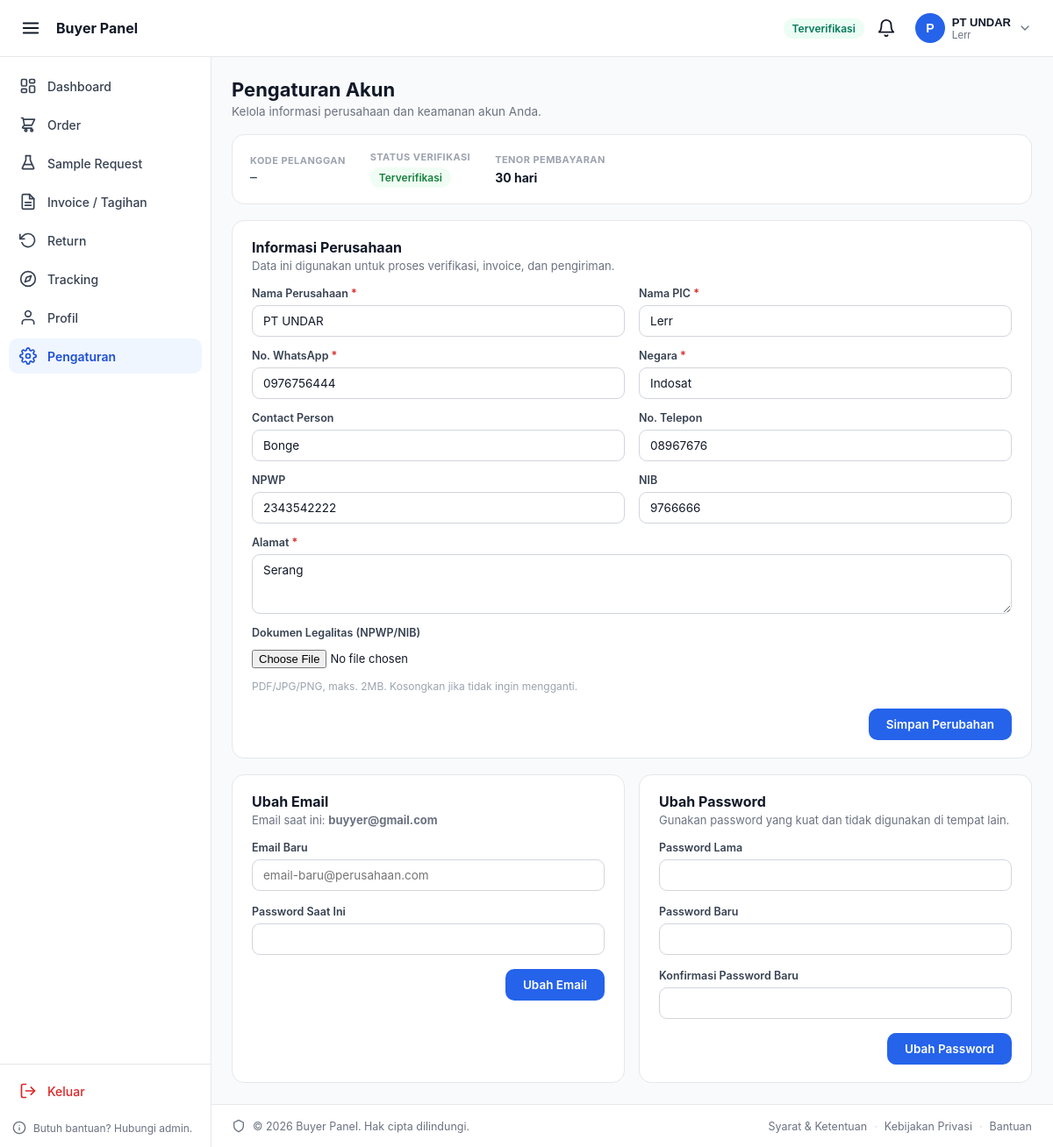
Screenshot of /buyer_panel/settings.php (signed in) with the database file from the repository.
### tables this page shows
CREATE TABLE `buyer_profile` (
  `id_buyer` int(11) NOT NULL,
  `id_user` int(11) NOT NULL,
  `kode_pelanggan` varchar(20) DEFAULT NULL,
  `nama_perusahaan` varchar(150) NOT NULL,
  `nama_pic` varchar(100) NOT NULL,
  `no_whatsapp` varchar(20) NOT NULL,
  `alamat` text NOT NULL,
  `negara` varchar(50) NOT NULL,
  `contact_person` varchar(100) DEFAULT NULL,
  `no_telp` varchar(20) DEFAULT NULL,
  `npwp` varchar(25) DEFAULT NULL,
  `nib` varchar(20) DEFAULT NULL,
  `upload_dokumen` varchar(255) DEFAULT NULL,
  `status_verifikasi` enum('pending','approved','rejected','blocked') NOT NULL DEFAULT 'pending',
  `diverifikasi_oleh` int(11) DEFAULT NULL,
  `tanggal_diblokir` datetime DEFAULT NULL,
  `tenor_hari` int(11) NOT NULL DEFAULT 30
);

CREATE TABLE `users` (
  `id_user` int(11) NOT NULL,
  `email` varchar(100) NOT NULL,
  `password` varchar(255) NOT NULL,
  `role` enum('buyer','marketing','admin') NOT NULL DEFAULT 'buyer',
  `created_at` datetime NOT NULL DEFAULT current_timestamp()
);

### buyer_panel/partials/config.php (called while the page is built, shortened)
<?php
$conn = getDB();
$stmt = $conn->prepare("
    SELECT
        u.id_user,
        u.email,
        u.role,
        bp.id_buyer,
        bp.kode_pelanggan,
        bp.nama_perusahaan,
        bp.nama_pic,
        bp.no_whatsapp,
        bp.status_verifikasi,
        bp.tenor_hari,
        bp.upload_dokumen
    FROM users u
    INNER JOIN buyer_profile bp ON bp.id_user = u.id_user
    WHERE u.id_user = ?
    LIMIT 1
");
$stmt->bind_param('i', $_SESSION['user_id']);
$stmt->execute();
$currentBuyer = $stmt->get_result()->fetch_assoc();

### buyer_panel/settings.php (the view, shortened to what this page needs)
<?php
require_once __DIR__ . '/partials/config.php';
$idBuyer   = (int) ($currentBuyer['id_buyer'] ?? 0);
function getBuyerSettings(mysqli $conn, int $idBuyer): ?array {
    $stmt = $conn->prepare("
        SELECT bp.*, u.email
        FROM buyer_profile bp
        JOIN users u ON u.id_user = bp.id_user
        WHERE bp.id_buyer = ?
    ");
    $stmt->bind_param('i', $idBuyer);
    $stmt->execute();
    $row = $stmt->get_result()->fetch_assoc();
    return $row ?: null;
}
$profile = getBuyerSettings($conn, $idBuyer);
function setVerifBadge(string $s): string {
    $map = [
        'pending'  => ['Menunggu Verifikasi', 'badge-pending'],
        'approved' => ['Terverifikasi',       'badge-done'],
        'rejected' => ['Ditolak',             'badge-cancelled'],
        'blocked'  => ['Diblokir',            'badge-cancelled'],
    ];
    $d = $map[$s] ?? [ucfirst($s), 'badge-pending'];
    return '<span class="bp-badge ' . $d[1] . '">' . $d[0] . '</span>';
}
?>
<!DOCTYPE html>
<html lang="id">
<head>
</head>
<body>
<?php include __DIR__ . '/partials/_header.php'; ?>
<?php include __DIR__ . '/partials/_sidebar.php'; ?>
<div class="bp-content">
    <main class="bp-settings">
        <div class="bp-settings__heading">
            <div>
                <h1>Pengaturan Akun</h1>
                <p>Kelola informasi perusahaan dan keamanan akun Anda.</p>
            </div>
        </div>
        <div class="bp-card bp-status-card">
            <div class="bp-status-card__row">
                <div class="bp-status-card__item">
                    <span class="bp-status-card__label">Kode Pelanggan</span>
                    <span class="bp-mono"><?= htmlspecialchars($profile['kode_pelanggan'] ?: '—') ?></span>
                </div>
                <div class="bp-status-card__item">
                    <span class="bp-status-card__label">Status Verifikasi</span>
                    <?= setVerifBadge($profile['status_verifikasi']) ?>
                </div>
                <div class="bp-status-card__item">
                    <span class="bp-status-card__label">Tenor Pembayaran</span>
                    <span class="bp-status-card__value"><?= (int) $profile['tenor_hari'] ?> hari</span>
                </div>
            </div>
        </div>
        <div class="bp-card bp-form-card">
            <div class="bp-form-card__head">
                <h2>Informasi Perusahaan</h2>
                <p>Data ini digunakan untuk proses verifikasi, invoice, dan pengiriman.</p>
            </div>
            <form method="POST" action="" enctype="multipart/form-data" class="bp-form">
                <div class="bp-form-grid">
                    <div class="bp-field">
                        <label for="nama_perusahaan">Nama Perusahaan <span class="req">*</span></label>
                        <input type="text" id="nama_perusahaan" name="nama_perusahaan" required
                               value="<?= htmlspecialchars($profile['nama_perusahaan']) ?>">
                    </div>
                    <div class="bp-field">
                        <label for="nama_pic">Nama PIC <span class="req">*</span></label>
                        <input type="text" id="nama_pic" name="nama_pic" required
                               value="<?= htmlspecialchars($profile['nama_pic']) ?>">
                    </div>
                    <div class="bp-field">
                        <label for="no_whatsapp">No. WhatsApp <span class="req">*</span></label>
                        <input type="text" id="no_whatsapp" name="no_whatsapp" required
                               value="<?= htmlspecialchars($profile['no_whatsapp']) ?>">
                    </div>
                    <div class="bp-field">
                        <label for="negara">Negara <span class="req">*</span></label>
                        <input type="text" id="negara" name="negara" required
                               value="<?= htmlspecialchars($profile['negara']) ?>">
                    </div>
                    <div class="bp-field">
                        <label for="contact_person">Contact Person</label>
                        <input type="text" id="contact_person" name="contact_person"
                               value="<?= htmlspecialchars($profile['contact_person'] ?? '') ?>">
                    </div>
                    <div class="bp-field">
                        <label for="no_telp">No. Telepon</label>
                        <input type="text" id="no_telp" name="no_telp"
                               value="<?= htmlspecialchars($profile['no_telp'] ?? '') ?>">
                    </div>
                    <div class="bp-field">
                        <label for="npwp">NPWP</label>
                        <input type="text" id="npwp" name="npwp"
                               value="<?= htmlspecialchars($profile['npwp'] ?? '') ?>">
                    </div>
                    <div class="bp-field">
                        <label for="nib">NIB</label>
                        <input type="text" id="nib" name="nib"
                               value="<?= htmlspecialchars($profile['nib'] ?? '') ?>">
                    </div>
                    <div class="bp-field bp-field--full">
                        <label for="alamat">Alamat <span class="req">*</span></label>
                        <textarea id="alamat" name="alamat" rows="3" required><?= htmlspecialchars($profile['alamat']) ?></textarea>
                    </div>
                    <div class="bp-field bp-field--full">
                        <label for="upload_dokumen">Dokumen Legalitas (NPWP/NIB)</label>
                        <input type="file" id="upload_dokumen" name="upload_dokumen" accept=".pdf,.jpg,.jpeg,.png">
                        <span class="bp-field__hint">
                            PDF/JPG/PNG, maks. 2MB. Kosongkan jika tidak ingin mengganti.
                        </span>
                    </div>
                </div>
                <div class="bp-form__actions">
                    <button type="submit" name="update_profile" value="1" class="bp-btn-primary">Simpan Perubahan</button>
                </div>
            </form>
        </div>
        <div class="bp-security-grid">
            <div class="bp-card bp-form-card">
                <div class="bp-form-card__head">
                    <h2>Ubah Email</h2>
                    <p>Email saat ini: <strong><?= htmlspecialchars($profile['email']) ?></strong></p>
                </div>
                <form method="POST" action="" class="bp-form">
                    <div class="bp-field">
                        <label for="email">Email Baru</label>
                        <input type="email" id="email" name="email" required
                               placeholder="email-baru@perusahaan.com">
                    </div>
                    <div class="bp-field">
                        <label for="current_password_email">Password Saat Ini</label>
                        <input type="password" id="current_password_email" name="current_password_email" required>
                    </div>
                    <div class="bp-form__actions">
                        <button type="submit" name="update_email" value="1" class="bp-btn-primary">Ubah Email</button>
                    </div>
                </form>
            </div>
            <div class="bp-card bp-form-card">
                <div class="bp-form-card__head">
                    <h2>Ubah Password</h2>
                    <p>Gunakan password yang kuat dan tidak digunakan di tempat lain.</p>
                </div>
                <form method="POST" action="" class="bp-form">
                    <div class="bp-field">
                        <label for="current_password">Password Lama</label>
                        <input type="password" id="current_password" name="current_password" required>
                    </div>
                    <div class="bp-field">
                        <label for="new_password">Password Baru</label>
                        <input type="password" id="new_password" name="new_password" required minlength="8">
                    </div>
                    <div class="bp-field">
                        <label for="confirm_password">Konfirmasi Password Baru</label>
                        <input type="password" id="confirm_password" name="confirm_password" required minlength="8">
                    </div>
                    <div class="bp-form__actions">
                        <button type="submit" name="update_password" value="1" class="bp-btn-primary">Ubah Password</button>
                    </div>
                </form>
            </div>
        </div>
    </main>
</div>
<?php include __DIR__ . '/partials/_footer.php'; ?>
</body>
</html>

### buyer_panel/partials/_header.php (shortened to what this page needs)
<?php
$namaPerusahaan = $currentBuyer['nama_perusahaan'] ?? 'Buyer';
$namaPic         = $currentBuyer['nama_pic'] ?? '';
$statusVerif     = $currentBuyer['status_verifikasi'] ?? 'pending';
$inisial = mb_strtoupper(mb_substr($namaPerusahaan, 0, 1));
$statusBadge = [
    'approved' => ['label' => 'Terverifikasi', 'class' => 'badge-verified'],
    'pending'  => ['label' => 'Menunggu Verifikasi', 'class' => 'badge-pending'],
    'rejected' => ['label' => 'Ditolak', 'class' => 'badge-rejected'],
    'blocked'  => ['label' => 'Diblokir', 'class' => 'badge-rejected'],
][$statusVerif] ?? ['label' => 'Menunggu Verifikasi', 'class' => 'badge-pending'];
?>
<header class="bp-header" id="bpHeader">
    <div class="bp-header__left">
        <button type="button" class="bp-icon-btn bp-header__menu-btn" id="bpSidebarToggle" aria-label="Buka/tutup menu" aria-controls="bpSidebar" aria-expanded="false">
            <svg viewBox="0 0 24 24" fill="none" stroke="currentColor" stroke-width="2" stroke-linecap="round" stroke-linejoin="round" width="22" height="22">
                <line x1="3" y1="6" x2="21" y2="6"></line>
                <line x1="3" y1="12" x2="21" y2="12"></line>
                <line x1="3" y1="18" x2="21" y2="18"></line>
            </svg>
        </button>
        <a href="<?= BUYER_URL ?>/dashboard.php" class="bp-header__brand">
            <span class="bp-header__brand-text">Buyer Panel</span>
        </a>
    </div>
    <div class="bp-header__right">
        <span class="bp-badge <?= $statusBadge['class'] ?> bp-header__badge-desktop">
            <?= htmlspecialchars($statusBadge['label']) ?>
        </span>
        <div class="bp-header__notif">
            <button type="button" class="bp-icon-btn" id="bpNotifBtn" aria-label="Notifikasi" aria-haspopup="true" aria-expanded="false">
                <svg viewBox="0 0 24 24" fill="none" stroke="currentColor" stroke-width="2" stroke-linecap="round" stroke-linejoin="round" width="22" height="22">
                    <path d="M18 8a6 6 0 0 0-12 0c0 7-3 9-3 9h18s-3-2-3-9"></path>
                    <path d="M13.73 21a2 2 0 0 1-3.46 0"></path>
                </svg>
            </button>
        </div>
        <div class="bp-header__profile">
            <button type="button" class="bp-header__profile-btn" id="bpProfileBtn" aria-haspopup="true" aria-expanded="false">
                <span class="bp-avatar"><?= htmlspecialchars($inisial) ?></span>
                <span class="bp-header__profile-info">
                    <span class="bp-header__profile-name"><?= htmlspecialchars($namaPerusahaan) ?></span>
                    <span class="bp-header__profile-pic"><?= htmlspecialchars($namaPic) ?></span>
                </span>
                <svg class="bp-header__chevron" viewBox="0 0 24 24" fill="none" stroke="currentColor" stroke-width="2" stroke-linecap="round" stroke-linejoin="round" width="16" height="16">
                    <polyline points="6 9 12 15 18 9"></polyline>
                </svg>
            </button>
        </div>
    </div>
</header>

### buyer_panel/partials/_header.php (style rules this page uses)
:root { --bp-primary: #2563eb; --bp-primary-dark: #1d4ed8; --bp-border: #e5e7eb; --bp-bg: #ffffff; --bp-text: #111827; --bp-text-muted: #6b7280; --bp-danger: #dc2626; --bp-danger-bg: #fef2f2; --bp-warning-bg: #fffbeb; --bp-warning-text: #b45309; --bp-success-bg: #ecfdf5; --bp-success-text: #047857; --bp-rejected-bg: #fef2f2; --bp-rejected-text: #b91c1c; }
.bp-header { position: sticky; top: 0; z-index: 40; display: flex; align-items: center; justify-content: space-between; gap: 12px; height: 64px; padding: 0 16px; background: var(--bp-bg); border-bottom: 1px solid var(--bp-border); }
.bp-header__left { display: flex; align-items: center; gap: 10px; min-width: 0; }
.bp-icon-btn { display: inline-flex; align-items: center; justify-content: center; width: 38px; height: 38px; border: none; background: transparent; border-radius: 8px; color: var(--bp-text); cursor: pointer; position: relative; flex-shrink: 0; transition: background 0.15s ease; }
.bp-header__brand { display: flex; align-items: center; text-decoration: none; color: var(--bp-text); min-width: 0; }
.bp-header__brand-text { font-weight: 700; font-size: 16px; white-space: nowrap; overflow: hidden; text-overflow: ellipsis; }
.bp-header__right { display: flex; align-items: center; gap: 6px; flex-shrink: 0; }
.bp-badge { display: inline-flex; align-items: center; font-size: 12px; font-weight: 600; padding: 5px 10px; border-radius: 999px; white-space: nowrap; }
.badge-verified { background: var(--bp-success-bg); color: var(--bp-success-text); }
.bp-header__notif { position: relative; }
.bp-header__profile { position: relative; }
.bp-header__profile-btn { display: flex; align-items: center; gap: 8px; border: none; background: transparent; padding: 6px 8px; border-radius: 10px; cursor: pointer; max-width: 220px; transition: background 0.15s ease; }
.bp-avatar { flex-shrink: 0; width: 34px; height: 34px; border-radius: 50%; background: var(--bp-primary); color: #fff; display: flex; align-items: center; justify-content: center; font-weight: 700; font-size: 14px; }
.bp-header__profile-info { display: flex; flex-direction: column; align-items: flex-start; min-width: 0; text-align: left; }
.bp-header__profile-name { font-size: 13px; font-weight: 600; color: var(--bp-text); max-width: 140px; white-space: nowrap; overflow: hidden; text-overflow: ellipsis; }
.bp-header__profile-pic { font-size: 12px; color: var(--bp-text-muted); max-width: 140px; white-space: nowrap; overflow: hidden; text-overflow: ellipsis; }
.bp-header__chevron { color: var(--bp-text-muted); flex-shrink: 0; }

### buyer_panel/partials/_sidebar.php (style rules this page uses)
.bp-content { margin-left: 240px; transition: margin-left 0.2s ease; }

### rows the page displays
buyer_profile: status_verifikasi "Terverifikasi", nama_perusahaan "P", nama_perusahaan "PT UNDAR", nama_pic "Lerr", kode_pelanggan "—", tenor_hari "30", no_whatsapp "0976756444", negara "Indosat", contact_person "Bonge", no_telp "08967676", npwp "2343542222", nib "9766666", alamat "Serang", id_user.email "buyyer@gmail.com"

### other values shown
$item['label'] "Dashboard"
$item['label'] "Order"
$item['label'] "Sample Request"
$item['label'] "Invoice / Tagihan"
$item['label'] "Return"
$item['label'] "Tracking"
$item['label'] "Profil"
$item['label'] "Pengaturan"
